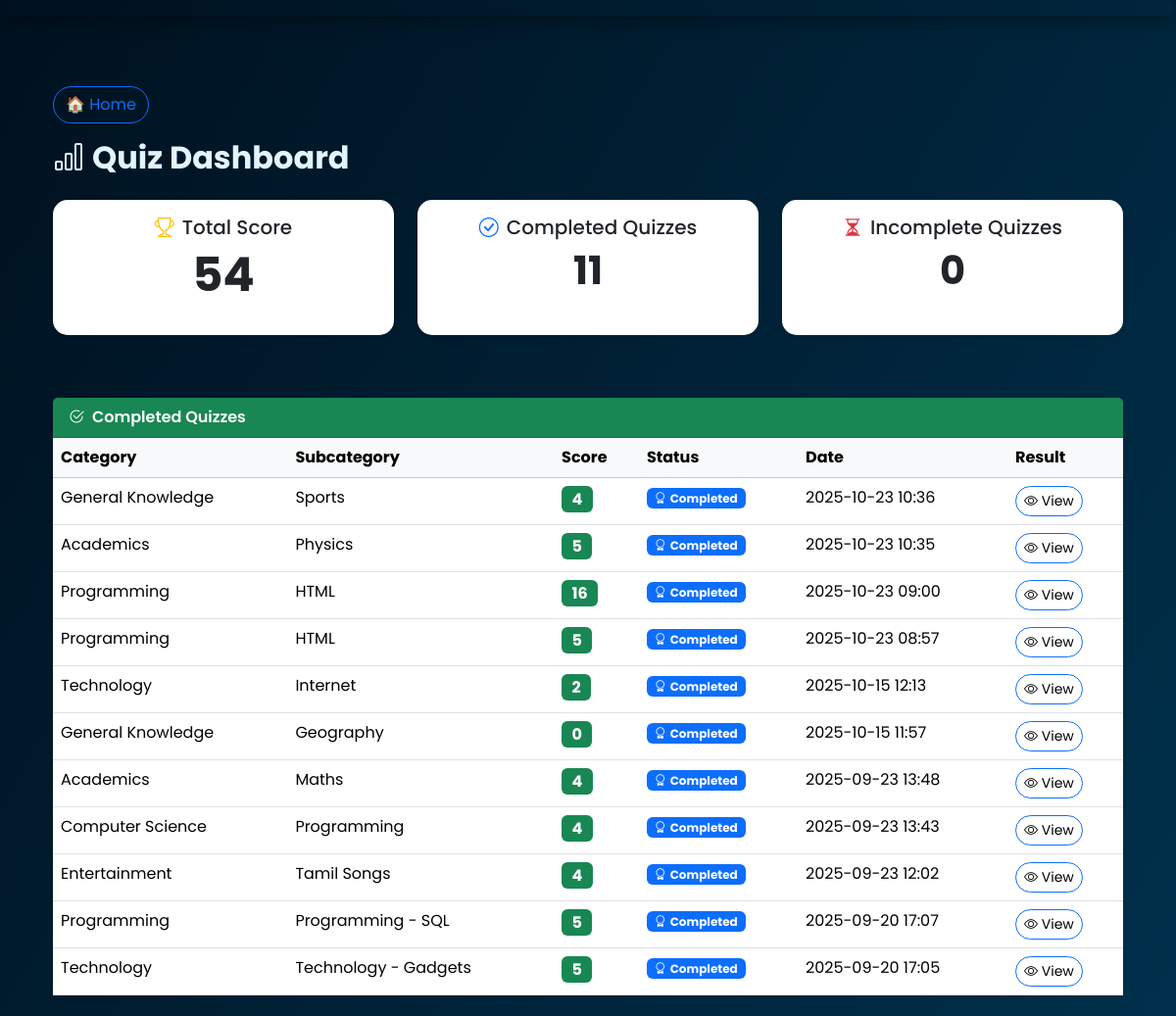
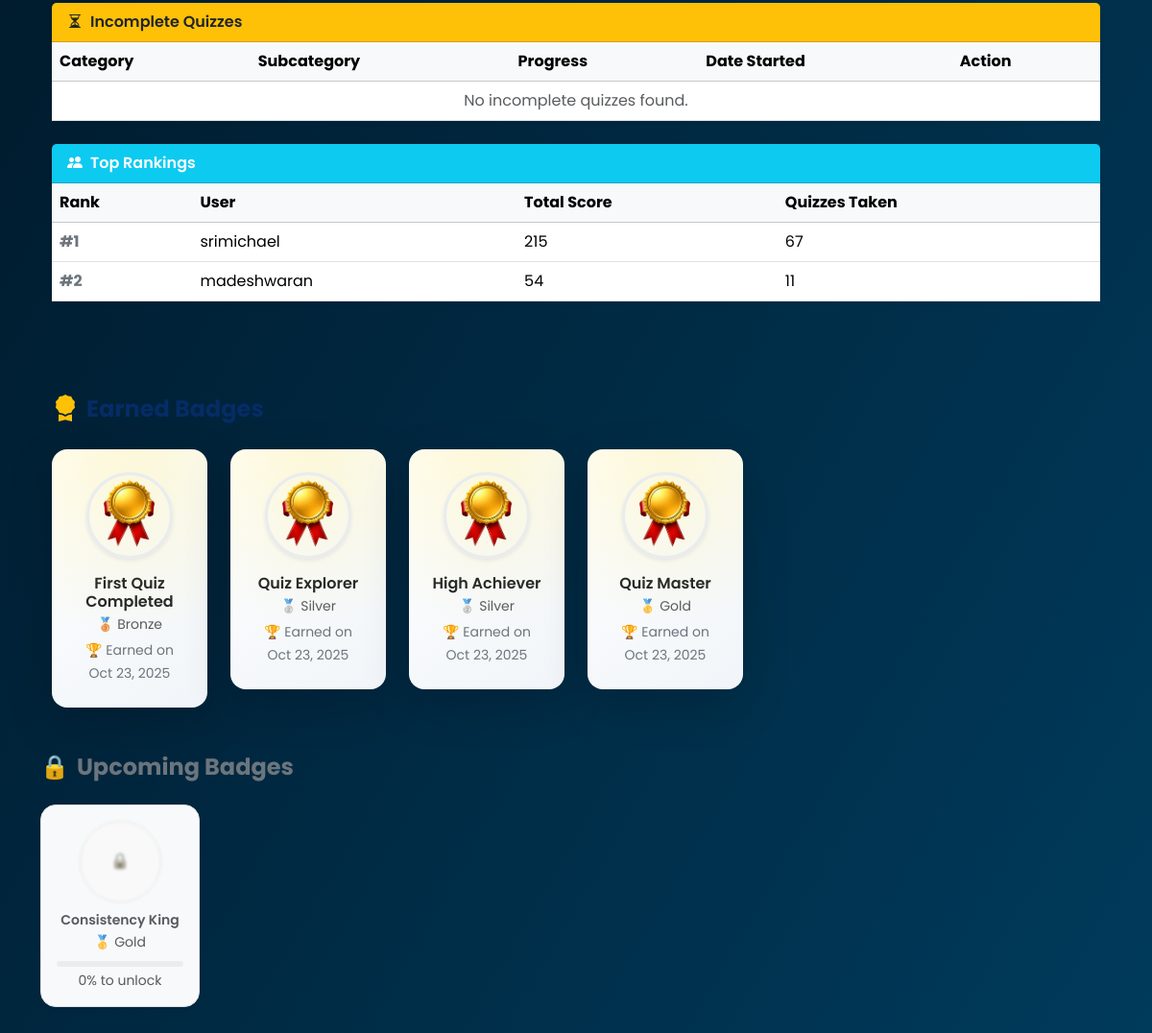
The app's page /dashboard/ (signed in) with its own data (2 pictures, top to bottom).
### users/models.py (models this page shows, shortened)
class QuizHistory(models.Model):
    DIFFICULTY_CHOICES = [
        ("easy", "Easy"),
        ("medium", "Medium"),
        ("hard", "Hard"),
    ]
    user = models.ForeignKey(User, on_delete=models.CASCADE)
    quiz = models.ForeignKey(Quiz, on_delete=models.CASCADE, related_name="attempts", null=True, blank=True)
    categories_selected = models.JSONField(default=list, blank=True, null=True)
    subcategories_selected = models.JSONField(default=list, blank=True, null=True)
    category = models.CharField(max_length=100, blank=True, null=True)
    subcategory = models.CharField(max_length=100, blank=True, null=True)
    difficulty = models.CharField(max_length=20, choices=DIFFICULTY_CHOICES, default="easy")
    score = models.IntegerField(default=0)
    score_percentage = models.FloatField(blank=True, null=True)
    total_questions = models.IntegerField(default=0)
    completed = models.BooleanField(default=False)
    date_taken = models.DateTimeField(auto_now_add=True)
    start_time = models.DateTimeField(null=True, blank=True)
    answers = models.JSONField(default=dict)  # e.g. {"Q1": "A", "Q2": "B"}
    time_limit = models.IntegerField(default=300)
    class Meta:
        verbose_name = "Quiz History"
        verbose_name_plural = "Quiz Histories"
        ordering = ['-date_taken']

class UserBadge(models.Model):
    user = models.ForeignKey(User, on_delete=models.CASCADE, related_name="user_badges")
    badge = models.ForeignKey(Badge, on_delete=models.CASCADE)
    earned_at = models.DateTimeField(auto_now_add=True)
    class Meta:
        unique_together = ('user', 'badge')

class Badge(models.Model):
    TIER_CHOICES = [
        ('bronze', '🥉 Bronze'),
        ('silver', '🥈 Silver'),
        ('gold', '🥇 Gold'),
    ]
    name = models.CharField(max_length=100, unique=True)
    description = models.TextField(blank=True, null=True)
    icon = models.ImageField(upload_to='badges/', blank=True, null=True)
    criteria = models.CharField(max_length=255, help_text="Condition for earning badge (e.g., 'score>=80', 'completed_10_quizzes')")
    tier = models.CharField(max_length=10, choices=TIER_CHOICES, default='bronze')

### users/views.py (the view, shortened to what this page needs)
# urls.py: path('dashboard/', views.dashboard, name='dashboard'),
@login_required()
def dashboard(request):
    histories = QuizHistory.objects.filter(user=request.user).order_by('-date_taken')
    completed = histories.filter(completed=True)
    incomplete = histories.filter(completed=False)
    total_score = completed.aggregate(Sum('score'))['score__sum'] or 0
    incomplete_list = []
    completed_list = list(completed)
    for quiz in incomplete_list + completed_list:
        if quiz.category == "Mixed Quiz":
            if quiz.categories_selected:
                quiz.subcategory_display = ", ".join(quiz.categories_selected)
            else:
                quiz.subcategory_display = "Multiple Categories"
        else:
            quiz.subcategory_display = quiz.subcategory  # normal quizzes
    rankings = (
        QuizHistory.objects.filter(completed=True)
        .values('user__id', 'user__username')
        .annotate(total_score=Sum('score'), quizzes=Count('id'))
        .order_by('-total_score')[:10]
    )
    all_badges = Badge.objects.all()
    owned_badge_ids = list(request.user.user_badges.values_list('badge_id', flat=True))
    completed_count = completed.count()
    badge_progress = {}
    for badge in all_badges:
        progress = 0
        if badge.criteria.startswith("score>="):
            required = int(badge.criteria.split(">=")[1])
            progress = min(int((total_score / required) * 100), 100)
        elif badge.criteria.startswith("completed_"):
            required = int(badge.criteria.split("_")[1])
            progress = min(int((completed_count / required) * 100), 100)
        badge_progress[badge.id] = progress
    context = {
        'completed': completed_list,
        'incomplete': incomplete_list,
        'total_score': total_score,
        'rankings': rankings,
        'all_badges': all_badges,
        'owned_badge_ids': owned_badge_ids,
        'badge_progress': badge_progress,
        'all_badges': Badge.objects.all(),
        'owned_badge_ids': list(request.user.user_badges.values_list('badge_id', flat=True)),
    }
    return render(request, 'users/dashboard.html', context)

### users/templates/users/dashboard.html (shortened to what this page needs)
{% extends "users/base.html" %}
{% block content %}
<div class="container py-5">
  <a href="{% url 'home' %}" class="btn btn-outline-primary mb-3">🏠 Home</a>
  <h2 class="fw-bold mb-4"><i class="bi bi-bar-chart me-2"></i>Quiz Dashboard</h2>
  <div class="row mb-5 text-center">
    <div class="col-md-4 mb-3">
      <div class="card shadow-sm border-0 h-100">
        <div class="card-body">
          <h5 class="card-title"><i class="bi bi-trophy text-warning me-2"></i>Total Score</h5>
          <p class="display-5 fw-bold text-success">{{ total_score }}</p>
        </div>
      </div>
    </div>
    <div class="col-md-4 mb-3">
      <div class="card shadow-sm border-0 h-100">
        <div class="card-body">
          <h5 class="card-title"><i class="bi bi-check-circle text-primary me-2"></i>Completed Quizzes</h5>
          <p class="display-6 fw-bold text-primary">{{ completed|length }}</p>
        </div>
      </div>
    </div>
    <div class="col-md-4 mb-3">
      <div class="card shadow-sm border-0 h-100">
        <div class="card-body">
          <h5 class="card-title"><i class="bi bi-hourglass-split text-danger me-2"></i>Incomplete Quizzes</h5>
          <p class="display-6 fw-bold text-danger">{{ incomplete|length }}</p>
        </div>
      </div>
    </div>
  </div>
  <div class="card shadow-sm border-0 mb-4">
    <div class="card-header bg-success text-white fw-semibold">
      <i class="bi bi-check2-circle me-2"></i>Completed Quizzes
    </div>
    <div class="card-body p-0">
      <table class="table table-hover mb-0">
        <thead class="table-light">
          <tr>
            <th>Category</th>
            <th>Subcategory</th>
            <th>Score</th>
            <th>Status</th>
            <th>Date</th>
            <th>Result</th>
          </tr>
        </thead>
        <tbody>
          {% for quiz in completed %}
            <tr>
              <td>{{ quiz.category }}</td>
              <td>{{ quiz.subcategory_display }}</td>
              <td><span class="badge bg-success fs-6">{{ quiz.score }}</span></td>
              <td>
                <span class="badge bg-primary">
                  <i class="bi bi-award me-1"></i>Completed
                </span>
              </td>
              <td>{{ quiz.date_taken|date:"Y-m-d H:i" }}</td>
              <td>
                <a href="{% url 'quiz_result' quiz.id %}" class="btn btn-sm btn-outline-primary">
                  <i class="bi bi-eye"></i> View
                </a>
              </td>
            </tr>
          {% empty %}
            <tr><td colspan="6" class="text-center text-muted">No completed quizzes yet.</td></tr>
          {% endfor %}
        </tbody>
      </table>
    </div>
  </div>
  <div class="card shadow-sm border-0 mb-4">
    <div class="card-header bg-warning text-dark fw-semibold">
      <i class="bi bi-hourglass-split me-2"></i>Incomplete Quizzes
    </div>
    <div class="card-body p-0">
      <table class="table table-hover align-middle mb-0">
        <thead class="table-light">
          <tr>
            <th>Category</th>
            <th>Subcategory</th>
            <th>Progress</th>
            <th>Date Started</th>
            <th>Action</th>
          </tr>
        </thead>
        <tbody>
          {% for quiz in incomplete %}
            {% with progress=quiz.progress|default:0 %}
            <tr>
              <td>{{ quiz.category }}</td>
              <td>{{ quiz.subcategory_display }}</td>
              <td style="width: 35%;">
                <div class="progress" style="height: 18px;">
                  <div
                    class="progress-bar progress-bar-striped progress-bar-animated
                    {% if progress >= 75 %}
                      bg-success
                    {% elif progress >= 50 %}
                      bg-warning
                    {% else %}
                      bg-danger
                    {% endif %}"
                    role="progressbar"
                    aria-valuenow="{{ progress }}"
                    aria-valuemin="0"
                    aria-valuemax="100"
                    style="width: {{ progress }}%;" > </div>
                    {{ progress }}%
                  </div>
                </div>
              </td>
              <td>{{ quiz.date_taken|date:"Y-m-d H:i" }}</td>
              <td>
                <a href="{% url 'retake_quiz' quiz.id %}" class="btn btn-sm btn-outline-warning fw-semibold">
                  <i class="bi bi-play-circle me-1"></i>Resume
                </a>
              </td>
            </tr>
            {% endwith %}
          {% empty %}
            <tr><td colspan="5" class="text-center text-muted">No incomplete quizzes found.</td></tr>
          {% endfor %}
        </tbody>
      </table>
    </div>
  </div>
  <div class="card shadow-sm border-0">
    <div class="card-header bg-info text-white fw-semibold">
      <i class="bi bi-people-fill me-2"></i>Top Rankings
    </div>
    <div class="card-body p-0">
      <table class="table table-hover mb-0">
        <thead class="table-light">
          <tr>
            <th>Rank</th>
            <th>User</th>
            <th>Total Score</th>
            <th>Quizzes Taken</th>
          </tr>
        </thead>
        <tbody>
          {% for rank in rankings %}
            <tr>
              <td class="fw-bold text-secondary">#{{ forloop.counter }}</td>
              <td>{{ rank.user__username }}</td>
              <td>{{ rank.total_score }}</td>
              <td>{{ rank.quizzes }}</td>
            </tr>
          {% empty %}
            <tr><td colspan="4" class="text-center text-muted">No rankings available yet.</td></tr>
          {% endfor %}
        </tbody>
      </table>
    </div>
  </div>
</div>
<div class="container mt-5 mb-5">
  <h4 class="fw-bold mb-4 text-primary-emphasis d-flex align-items-center">
    <i class="bi bi-award-fill text-warning me-2 fs-3"></i>
    <span>Earned Badges</span>
  </h4>
  <div class="row g-4 justify-content-start">
    {% for user_badge in request.user.user_badges.all %}
      <div class="col-6 col-sm-4 col-md-3 col-lg-2">
        <div class="badge-card shadow-lg rounded-4 text-center p-4 position-relative border-0"
             style="background: linear-gradient(145deg, #ffffff, #f1f5f9);
                    transition: all 0.3s ease; cursor: pointer;">
          <div class="badge-glow position-absolute top-0 start-0 w-100 h-100 rounded-4"
               style="background: radial-gradient(circle at 50% 0%, rgba(255,215,0,0.15), transparent 70%);
                      pointer-events: none;"></div>
          <div class="position-relative">
            {% if user_badge.badge.icon %}
              <img src="{{ user_badge.badge.icon.url }}" alt="{{ user_badge.badge.name }}"
                   class="img-fluid rounded-circle shadow-sm mb-3 border border-3 border-light-subtle"
                   style="width:90px; height:90px; object-fit:cover;">
            {% else %}
              <img src="/media/badgee.png" alt="{{ user_badge.badge.name }}"
                   class="img-fluid rounded-circle shadow-sm mb-3 border border-3 border-light-subtle"
                   style="width:90px; height:90px; object-fit:cover;">
            {% endif %}
          </div>
          <h6 class="fw-semibold mb-1 text-dark">{{ user_badge.badge.name }}</h6>
          <p class="text-muted small mb-1">
            {{ user_badge.badge.get_tier_display }}
          </p>
          <small class="text-secondary">
            🏆 Earned on {{ user_badge.earned_at|date:"M d, Y" }}
          </small>
        </div>
      </div>
    {% endfor %}
  </div>
</div>
  <h4 class="fw-bold mt-5 mb-4 text-secondary d-flex align-items-center">
    🔒 <span class="ms-2">Upcoming Badges</span>
  </h4>
  <div class="row g-4 mb-5">
    {% for b in all_badges %}
      {% if b.id not in owned_badge_ids %}
        {% with progress=badge_progress.b.id|default:0 %}
        <div class="col-6 col-sm-4 col-md-3 col-lg-2 text-center">
          <div class="badge-card locked p-3 rounded-4 shadow-sm position-relative bg-light border border-1 border-muted-subtle"
               style="overflow: hidden; transition: all 0.3s ease;">
            {% if b.icon %}
              <img src="{{ b.icon.url }}" alt="{{ b.name }}"
                   class="img-fluid rounded-circle mb-2"
                   style="width:85px;height:85px;object-fit:cover;filter: grayscale(90%) blur(1.5px) brightness(90%);">
            {% else %}
              <div class="rounded-circle bg-light d-inline-flex align-items-center justify-content-center mb-2 border"
                   style="width:85px;height:85px;filter:grayscale(90%) blur(1.5px);">
                🔒
              </div>
            {% endif %}
            <div class="fw-semibold text-muted small">{{ b.name }}</div>
            <small class="text-muted">{{ b.get_tier_display }}</small>
            <div class="progress mt-2" style="height:6px; border-radius:6px;">
            </div>
            <small class="text-muted d-block mt-1">{{ progress }}% to unlock</small>
          </div>
        </div>
        {% endwith %}
      {% endif %}
    {% endfor %}
  </div>
</div>
{% endblock %}

### users/templates/users/base.html (style rules this page uses)
body { font-family: 'Poppins', sans-serif; min-height: 100vh; margin: 0; transition: background 0.6s ease, color 0.6s ease; overflow-x: hidden; overflow-y: auto; position: relative; }
.navbar, .card { backdrop-filter: blur(12px); border-radius: 15px; box-shadow: 0px 4px 20px rgba(0,0,0,0.4); transition: all 0.4s ease; }
.btn { border-radius: 25px; transition: all 0.3s ease; }
.theme-aurora { background: linear-gradient(120deg, #00111f, #003b5c, #220044); color:#e1f5ff; background-size:200% 200%; animation: auroraMove 12s ease-in-out infinite alternate; }
.card h5, .card h6, .card p, .card a, .navbar a { color: inherit !important; }

### users/templates/users/dashboard.html (style rules this page uses)
.progress { background-color: rgba(0,0,0,0.05); }

### records on screen
QuizHistory: category "General Knowledge", subcategory_display "Sports", score "4", date_taken "2025-10-23 10:36"
QuizHistory: category "Academics", subcategory_display "Physics", score "5", date_taken "2025-10-23 10:35"
QuizHistory: category "Programming", subcategory_display "HTML", score "16", date_taken "2025-10-23 09:00"
QuizHistory: category "Programming", subcategory_display "HTML", score "5", date_taken "2025-10-23 08:57"
QuizHistory: category "Technology", subcategory_display "Internet", score "2", date_taken "2025-10-15 12:13"
QuizHistory: category "General Knowledge", subcategory_display "Geography", score "0", date_taken "2025-10-15 11:57"
QuizHistory: category "Academics", subcategory_display "Maths", score "4", date_taken "2025-09-23 13:48"
QuizHistory: category "Computer Science", subcategory_display "Programming", score "4", date_taken "2025-09-23 13:43"
QuizHistory: category "Entertainment", subcategory_display "Tamil Songs", score "4", date_taken "2025-09-23 12:02"
QuizHistory: category "Programming", subcategory_display "Programming - SQL", score "5", date_taken "2025-09-20 17:07"
QuizHistory: category "Technology", subcategory_display "Technology - Gadgets", score "5", date_taken "2025-09-20 17:05"
UserBadge: badge.name "First Quiz Completed", badge.tier "🥉 Bronze", earned_at "Oct 23, 2025"
UserBadge: badge.name "Quiz Explorer", badge.tier "🥈 Silver", earned_at "Oct 23, 2025"
UserBadge: badge.name "High Achiever", badge.tier "🥈 Silver", earned_at "Oct 23, 2025"
UserBadge: badge.name "Quiz Master", badge.tier "🥇 Gold", earned_at "Oct 23, 2025"
Badge: name "Consistency King", tier "🥇 Gold", progress "0"

### other values on screen
{{ total_score }} "54"
{{ completed|length }} "11"
{{ incomplete|length }} "0"
{{ rank.user__username }} "srimichael" "madeshwaran"
{{ rank.total_score }} "215" "54"
{{ rank.quizzes }} "67" "11"
